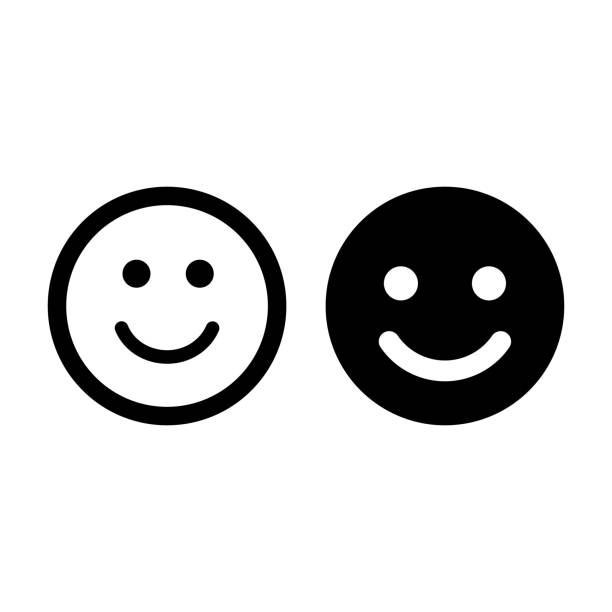
#> input picture Entrega 2/Pruebas/cara.jpg, 612 x 612 px
$ jupyter execute Angular2.ipynb   (shell and % lines are left out)
#> lines starting #> are read from the running program, lines starting #| are printed output that depends on the picture; after the words box and inside, x2 and y2 are one past the last pixel; in counts of white or black regions, pixels touching at a corner belong together
[cell 1]
import numpy as np
import matplotlib.pyplot as plt
import cv2

[cell 2]
# fft 2d
def FFT(entrada):
    FFT = np.fft.fftshift(np.fft.fft2(entrada))
    return FFT

# ifft 2d
def IFFT(entrada):
    IFFT = np.fft.ifft2(entrada)
    return IFFT

[cell 3]
# factores multiplicativos de unidades métricas
m = 1.
cm = 1e-2
mm = 1e-3
um = 1e-6
nm = 1e-9

[cell 4]
def graph(entrada, mode):
    if mode == "i":
        plt.figure()
        plt.imshow(np.abs(entrada)**2)
        plt.show()
    elif mode == "f":
        plt.figure()
        plt.imshow(np.angle(entrada))
        plt.show()
    elif mode == "real":
        plt.figure()
        plt.imshow(np.real(entrada))
        plt.show()
    elif mode == "imag":
        plt.figure()
        plt.imshow(np.imag(entrada))
        plt.show()

[cell 5]
def ang_spec(entrada, del_x, del_y, wave_length, z):

    k = 2*np.pi/wave_length
    M, N = np.shape(entrada)

    dist = M*del_x**2/wave_length

    # Dimensiones longitudinales de la imagen
    Lx = del_x*N
    Ly = del_y*M
    # Tamaño muestral en las frecuencias
    del_fx = 1/Lx
    del_fy = 1/Ly

    if N%2==0:
        x = np.arange(-int(N/2),int(N/2),1)
    else:
        x = np.arange(-int(N/2),int(N/2)+1,1)

    if M%2==0:
        y = np.arange(-int(M/2),int(M/2),1)
    else:
        y = np.arange(-int(M/2),int(M/2)+1,1)


    p, q = np.meshgrid(x,y)
    fx = p*del_fx
    fy = q*del_fy

    # espectro angular en el plano de entrada
    A_0 = np.fft.fftshift(np.fft.fft2(entrada)) #np.fft.fft2(entrada) #
    ker = np.exp(1j*z*k*np.emath.sqrt(1 - (wave_length**2)*(fx**2+fy**2) )  )
    ker = ker
    A_z = A_0*ker
    U_z = np.fft.ifft2(A_z)

    print(f'Longitud x de la imagen: {round(del_x*np.shape(entrada)[1]*100, 2)} cm \nLongitud y de la imagen: {round(del_y*np.shape(entrada)[0]*100, 2)} cm ')
    print(f'Máxima distancia de propagación aceptable: {round(dist, 4)} metros o {round(dist*100, 2)} centímetros')

    return U_z

[cell 6]
fig, ax = plt.subplots(3, 3, figsize=(15, 15))

# Apertura circular
mask1 = np.zeros((800,800),dtype="uint8")

cv2.circle(mask1,(400,400),300,1,-1)
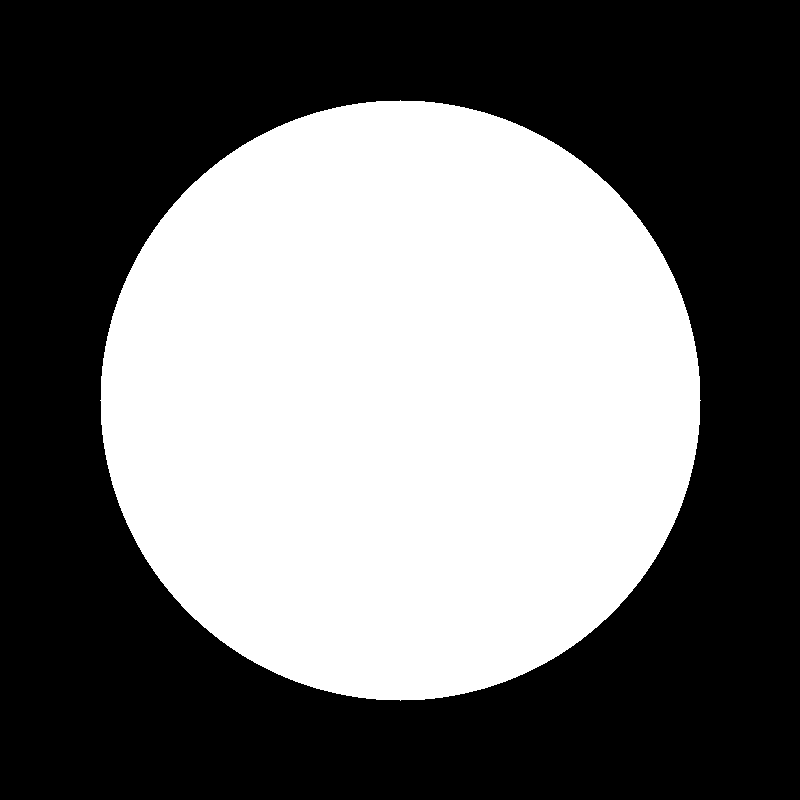
#> mask1: shape (800, 800); values 0 (black) and 1 (white), 44.2% white; 1 white region, box (x1, y1, x2, y2) and area: (100, 100, 701, 701) 282697
ax[0,0].set_title("Apertura cirular")
ax[0,0].imshow(mask1,cmap='gray')

# Obstáculo circular
mask2 = np.ones((800,800),dtype="uint8")

cv2.circle(mask2,(400,400),300,0,-1)
ax[0,1].set_title("Obstáculo circular")
ax[0,1].imshow(mask2,cmap='gray')

# Apertura rectangular
mask3 = np.zeros((2048,2048), dtype='uint8')

rect = cv2.rectangle(mask3,(924,924),(1124,1124),1,-1)
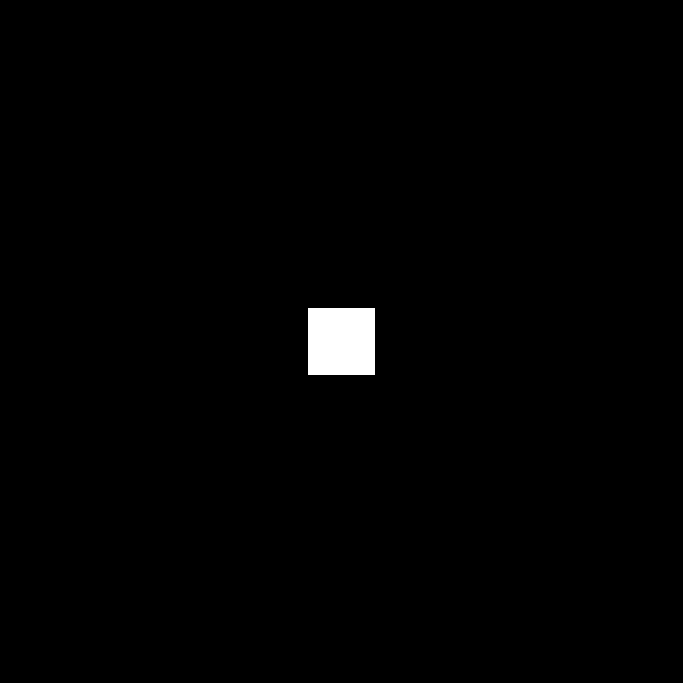
#> mask3: shape (2048, 2048) (shown at 1/3 size); values 0 (black) and 1 (white), 0.96% white; 1 white region, box (x1, y1, x2, y2) and area: (924, 924, 1125, 1125) 40401

ax[0,2].set_title("Apertura rectangular")
ax[0,2].imshow(mask3,cmap='gray')

# Caras
cara = cv2.imread('cara.jpg', 0)
#> cara is the input picture: shape (612, 612); min 0, max 255, mean 217.3

for i in range(256):
    if i < 50:
        cara[cara == i] = 1
    else:
        cara[cara == i] = 0
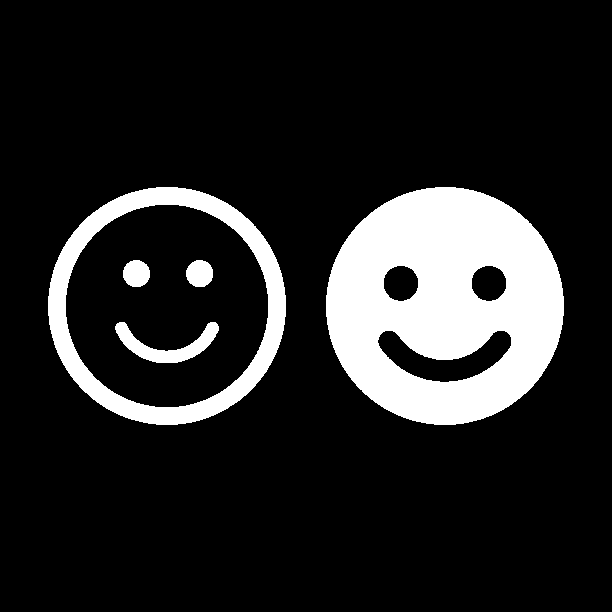
#> cara: shape (612, 612); values 0 (black) and 1 (white), 14.5% white; 5 white regions, box (x1, y1, x2, y2) and area: (326, 187, 564, 425) 39405, (48, 187, 286, 425) 12329, (115, 322, 219, 363) 1594, (186, 260, 213, 287) 583, (123, 260, 150, 287) 582


cara2 = np.pad(cara, ((213,213),(224,224)), mode='constant', constant_values=0)
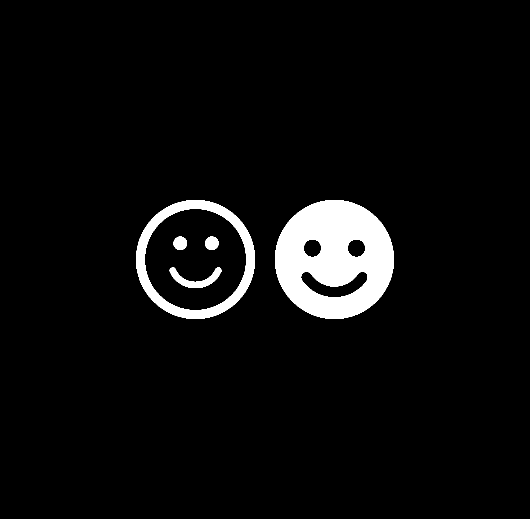
#> cara2: shape (1038, 1060) (shown at 1/2 size); values 0 (black) and 1 (white), 5% white; 5 white regions, box (x1, y1, x2, y2) and area: (550, 400, 788, 638) 39405, (272, 400, 510, 638) 12329, (339, 535, 443, 576) 1594, (410, 473, 437, 500) 583, (347, 473, 374, 500) 582
ax[1,0].set_title("Caras")
ax[1,0].imshow(cara2,cmap='gray')

# Dona
w_0 = 0
w_i = 0
donut = np.ones((800,800),dtype="uint8")

cv2.circle(donut,(400,400),300,0,-1)
cv2.circle(donut,(400,400),200,1,-1)
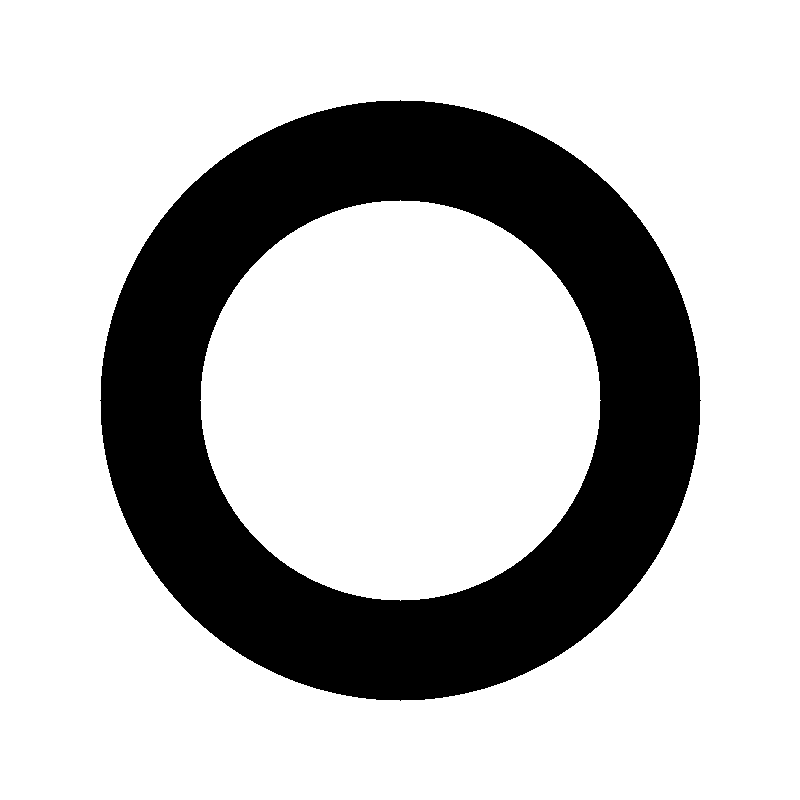
#> donut: shape (800, 800); values 0 (black) and 1 (white), 75.5% white; 1 black region, box (x1, y1, x2, y2) and area: (100, 100, 701, 701) 157068
ax[1,1].set_title("Dona")
ax[1,1].imshow(donut,cmap='gray')

# Dona complemento
donut2 = np.zeros((800,800),dtype="uint8")

cv2.circle(donut2,(400,400),300,1,-1)
cv2.circle(donut2,(400,400),200,0,-1)
ax[1,2].set_title("Dona complemento")
ax[1,2].imshow(donut2,cmap='gray')

# Obstáculo circular
obst = np.ones((4096,4096), dtype='uint8')

coor1 = int(np.shape(obst)[0]/2)

cv2.circle(obst, (coor1,coor1),300,0,-1)
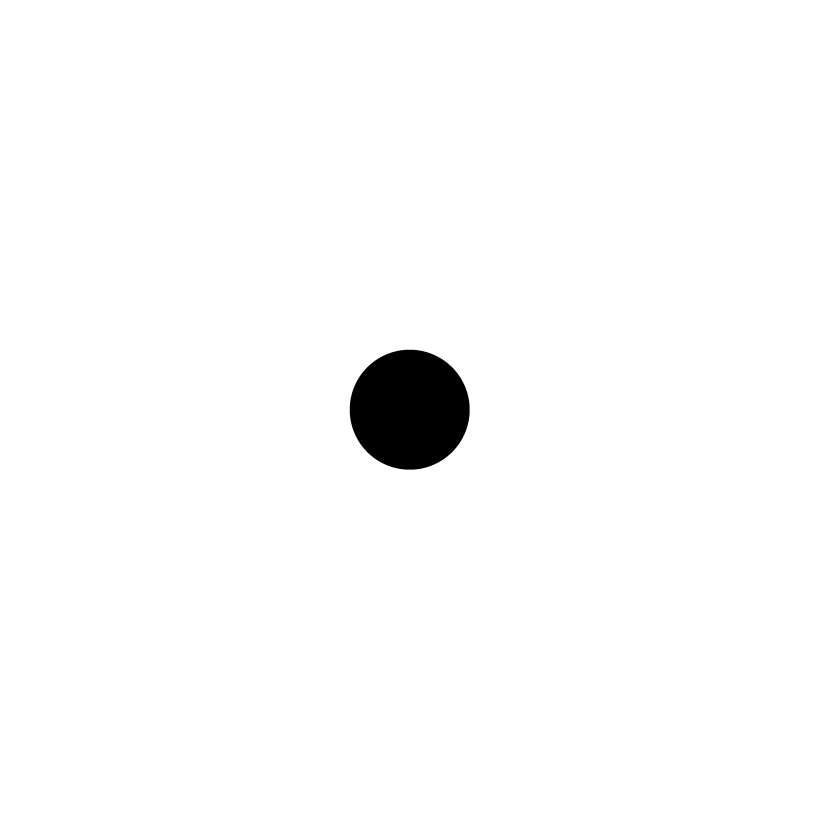
#> obst: shape (4096, 4096) (shown at 1/5 size); values 0 (black) and 1 (white), 98.3% white; 1 black region, box (x1, y1, x2, y2) and area: (1748, 1748, 2349, 2349) 282697

ax[2,0].set_title("Obstáculo circular")
ax[2,0].imshow(obst,cmap='gray')

# Obstáculo circular complemento
hole = np.zeros((4096,4096), dtype='uint8')

coor = int(np.shape(obst)[0]/2)
#> coor = 2048

cv2.circle(hole, (coor,coor),300,1,-1)

ax[2,1].set_title("Agujero")
ax[2,1].imshow(hole,cmap='gray')

# Espacio libre
free = np.ones((4096,4096), dtype='uint8')
ax[2,2].set_title("Espacio libre")
ax[2,2].imshow(free,cmap='gray')

plt.show()

[cell 7]
entrada = cara2
del_x = 20*um
del_y = 20*um
wave_length = 633*nm
z = 25*cm
mode = 'i'

graph(ang_spec(entrada, del_x, del_y, wave_length, z), mode)
#| Longitud x de la imagen: 2.12 cm
#| Longitud y de la imagen: 2.08 cm
#| Máxima distancia de propagación aceptable: 0.6559 metros o 65.59 centímetros

[cell 8]
entrada = mask1
del_x = 5*um
del_y = 5*um
wave_length = 633*nm
z = 3*cm
mode = 'i'

graph(ang_spec(entrada, del_x, del_y, wave_length, z), mode)
#| Longitud x de la imagen: 0.4 cm
#| Longitud y de la imagen: 0.4 cm
#| Máxima distancia de propagación aceptable: 0.0316 metros o 3.16 centímetros

[cell 9]
entrada = mask2
del_x = 5*um
del_y = 5*um
wave_length = 633*nm
z = 3*cm
mode = 'i'

graph(ang_spec(entrada, del_x, del_y, wave_length, z), mode)
#| Longitud x de la imagen: 0.4 cm
#| Longitud y de la imagen: 0.4 cm
#| Máxima distancia de propagación aceptable: 0.0316 metros o 3.16 centímetros

[cell 10]
entrada = donut
del_x = 10*um
del_y = 10*um
wave_length = 633*nm
z = 5*cm
mode = 'i'

graph(ang_spec(entrada, del_x, del_y, wave_length, z), mode)
#| Longitud x de la imagen: 0.8 cm
#| Longitud y de la imagen: 0.8 cm
#| Máxima distancia de propagación aceptable: 0.1264 metros o 12.64 centímetros

[cell 11]
entrada = donut2
del_x = 10*um
del_y = 10*um
wave_length = 633*nm
z = 9*cm
mode = 'i'

graph(ang_spec(entrada, del_x, del_y, wave_length, z), mode)
#| Longitud x de la imagen: 0.8 cm
#| Longitud y de la imagen: 0.8 cm
#| Máxima distancia de propagación aceptable: 0.1264 metros o 12.64 centímetros

[cell 12]
del_x = 10*um
del_y = 10*um
wave_length = 633*nm
z = 9*cm
mode = 'M'

a = np.abs(ang_spec(donut, del_x, del_y, wave_length, z) + ang_spec(donut2, del_x, del_y, wave_length, z))**2
#| Longitud x de la imagen: 0.8 cm
#| Longitud y de la imagen: 0.8 cm
#| Máxima distancia de propagación aceptable: 0.1264 metros o 12.64 centímetros
#| Longitud x de la imagen: 0.8 cm
#| Longitud y de la imagen: 0.8 cm
#| Máxima distancia de propagación aceptable: 0.1264 metros o 12.64 centímetros
plt.figure()
plt.imshow(a)
plt.show()
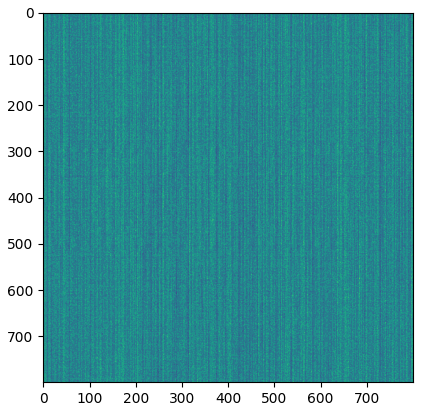
#> figure drawn by matplotlib, 1 panel

[cell 13]
entrada = mask3
del_x = 5*um
del_y = 5*um
wave_length = 633*nm
z = 7*cm
mode = 'i'

graph(ang_spec(entrada, del_x, del_y, wave_length, z), mode)
#| Longitud x de la imagen: 1.02 cm
#| Longitud y de la imagen: 1.02 cm
#| Máxima distancia de propagación aceptable: 0.0809 metros o 8.09 centímetros
#> in graph (call 6), `plt.show()`:
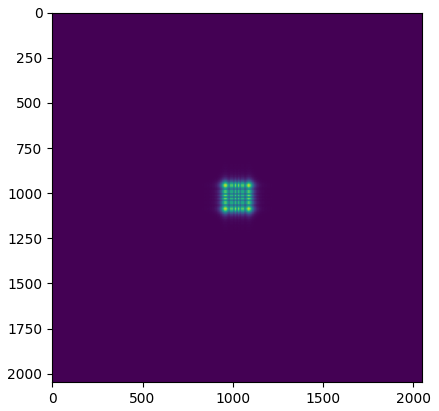
#> figure drawn by matplotlib, 1 panel

[cell 14]
del_x = 5*um
del_y = 5*um
wave_length = 633*nm
z = 16*cm
mode = 'M'

graph(ang_spec(obst, del_x, del_y, wave_length, z), 'i')
#| Longitud x de la imagen: 2.05 cm
#| Longitud y de la imagen: 2.05 cm
#| Máxima distancia de propagación aceptable: 0.1618 metros o 16.18 centímetros
#> in graph (call 7), `plt.show()`:
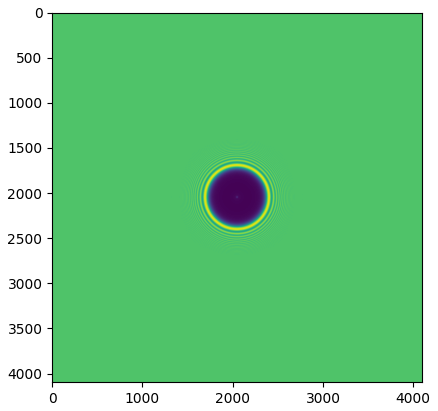
#> figure drawn by matplotlib, 1 panel
graph(ang_spec(hole, del_x, del_y, wave_length, z), 'i')
#| Longitud x de la imagen: 2.05 cm
#| Longitud y de la imagen: 2.05 cm
#| Máxima distancia de propagación aceptable: 0.1618 metros o 16.18 centímetros
#> in graph (call 8), `plt.show()`:
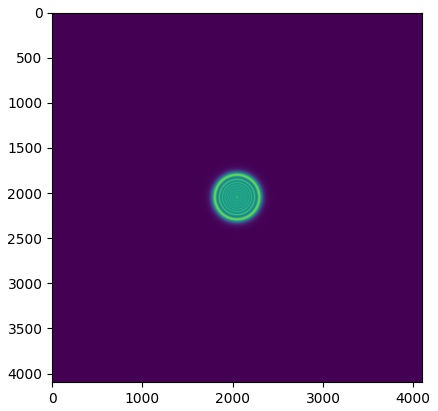
#> figure drawn by matplotlib, 1 panel
#ang_spec(free, del_x, del_y, wave_length, z)

plt.figure()
plt.imshow(np.abs(ang_spec(free, del_x, del_y, wave_length, z)-ang_spec(obst, del_x, del_y, wave_length, z))**2)
#| Longitud x de la imagen: 2.05 cm
#| Longitud y de la imagen: 2.05 cm
#| Máxima distancia de propagación aceptable: 0.1618 metros o 16.18 centímetros
#> free: shape (4096, 4096); every value is 1
plt.show()
